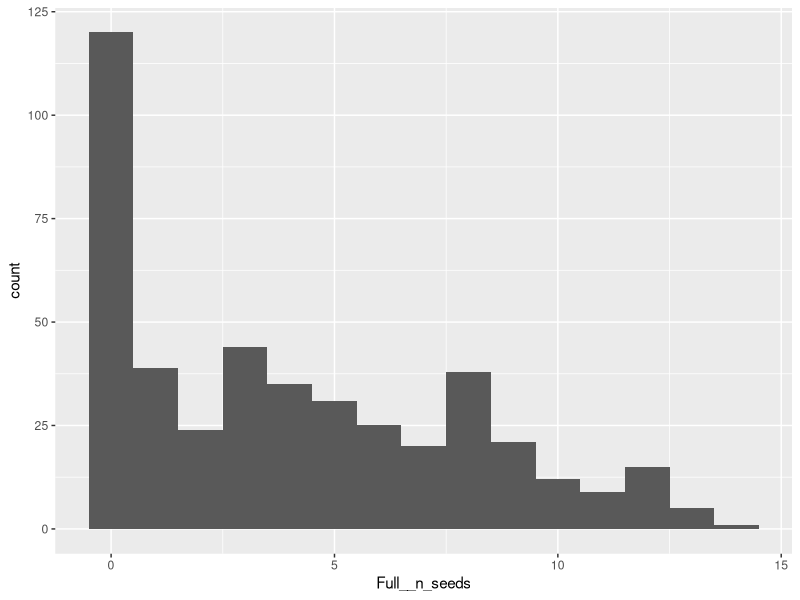
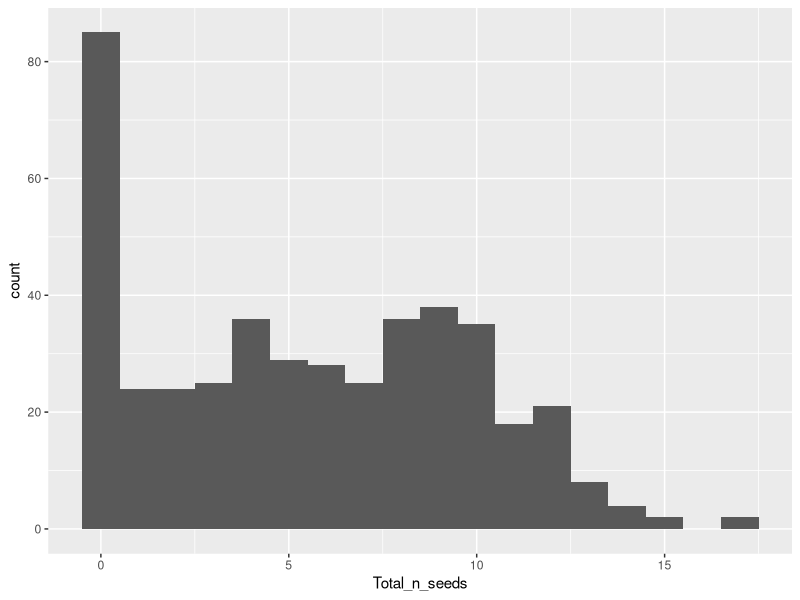
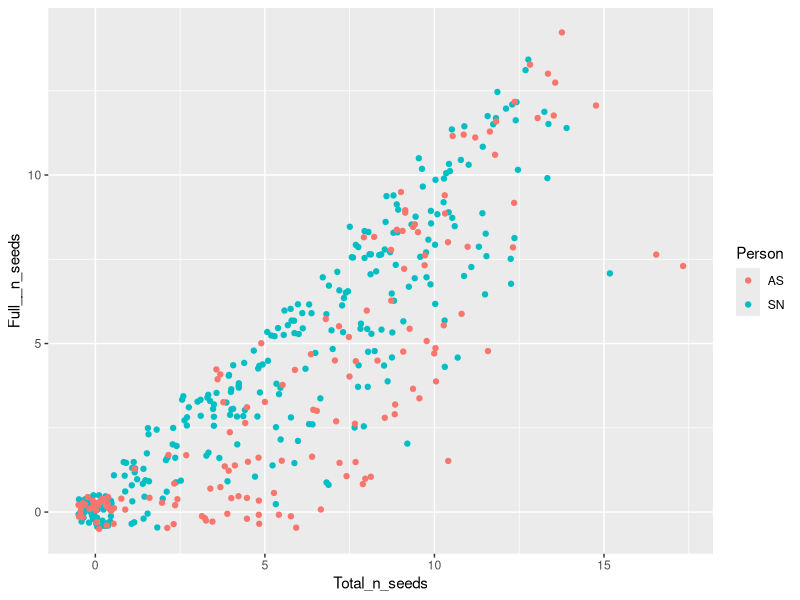
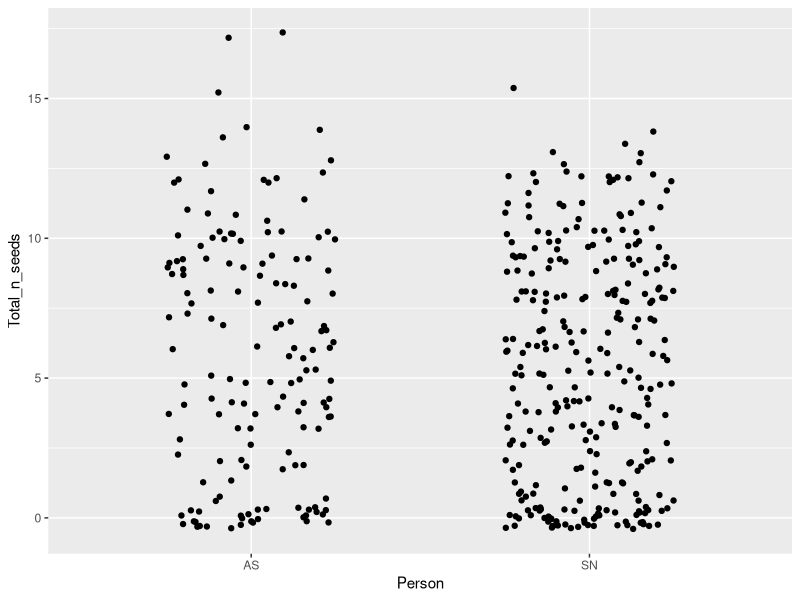
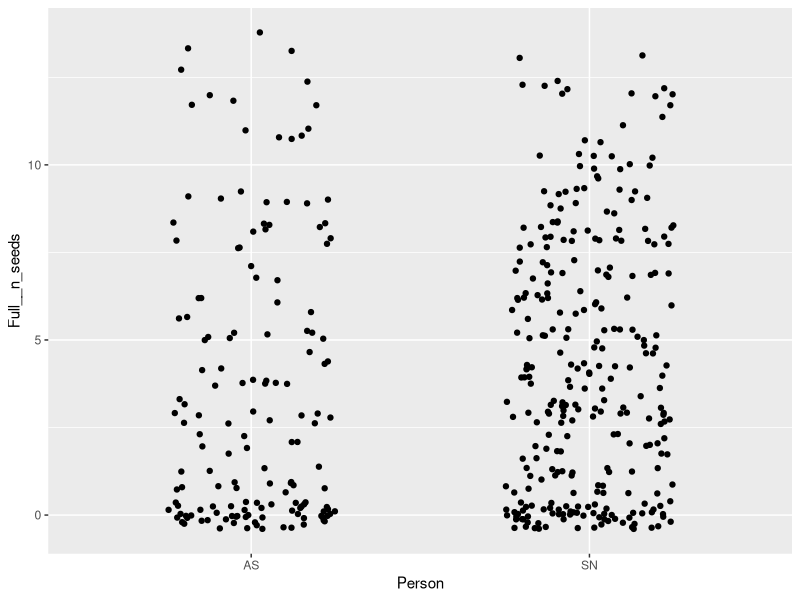
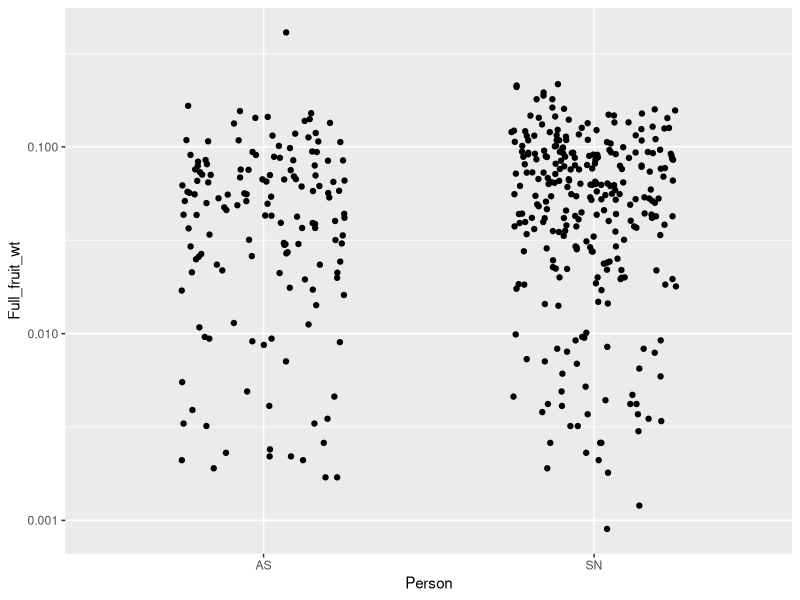
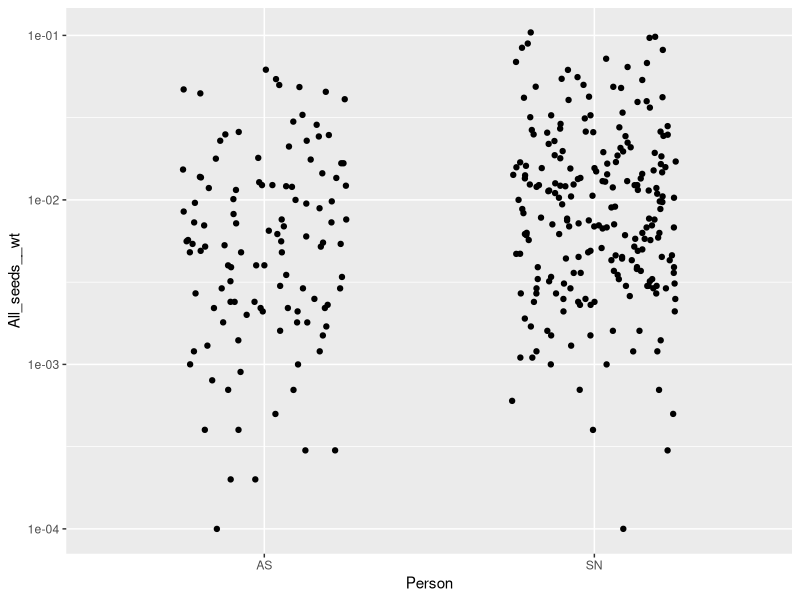
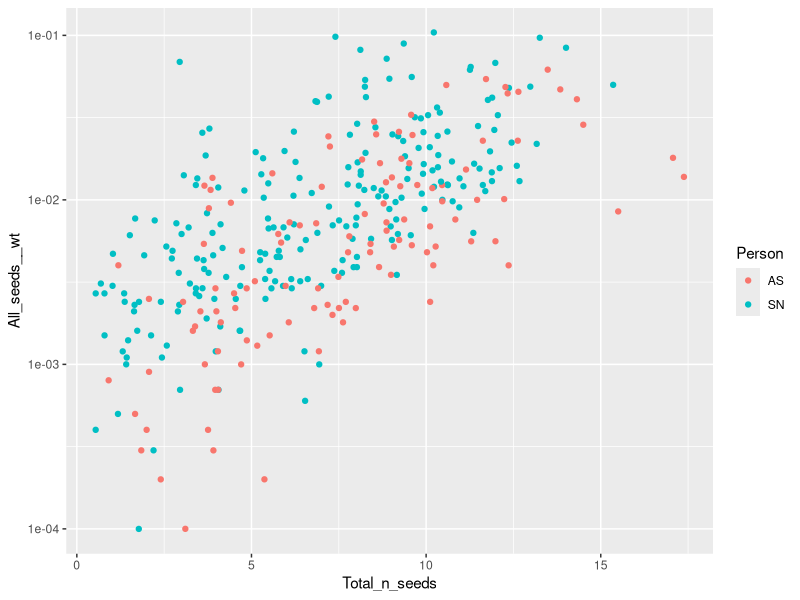

Source code (R) for these figures, in order:
# Annalise completed a lot more of the seed counting and weighing than I expected.
# This is good! Here, I'll look for possible biases to see if anything needs correcting.
# SN - 18 Jan 2023

# Libraries

library(ggplot2)
library(dplyr)
library(tidyr)

# Load in data, gsub out invisible spaces

seed.data = read.csv('data/raw_data/data_2021/seed2021_counts_post-annalise.csv') %>%
  mutate(Date_counted = as.Date(Date_counted, format = '%m/%d/%y'),
         Initials = gsub('\\s', '', Initials))
  

head(seed.data)

# Counts by person

seed.data %>%
  group_by(Initials, Date_counted) %>%
  summarise(n = n()) %>% tail()

seed.data %>%
  mutate(Initials = gsub('\\s', '', Initials)) %>%
  group_by(Initials) %>%
  summarise(n = n())

# I forgot to add in initials before this date...
seed.data2 = seed.data %>% 
  mutate(Person = ifelse(Initials %in% '' & Date_counted < as.Date('2022-10-01'), 'SN', Initials))

# How many per person now? And how many left over
# still 21 left to do but that's 5% of the total
seed.data2 %>%
  group_by(Person) %>%
  summarise(n = n())

# Give me only those done by either of us (still >350)

seed.data3 = seed.data2 %>% filter(Person %in% c('AS', 'SN'))

# Number of seeds per person
glm(Total_n_seeds ~ Person, family = poisson, data = seed.data3) %>%
  summary()
# that's pretty good news...
# not seeing an effect of person on total number of seeds - that's good!

lme4::glmer(Total_n_seeds ~ Person + (1|Tag), family = poisson, data = seed.data3) %>%
  summary()
# yeah after controlling for plant also no effect!

glm(Full__n_seeds ~ Person, family = poisson, data = seed.data3) %>%
  summary()
# Okay I definitely have more seeds

lme4::glmer(Full__n_seeds ~ Person + (1 | Tag), family = poisson, data = seed.data3) %>%
  summary()
# although this differences goes away after controlling for the plant...

# Logistic regression - seems like this is better for classifying empty/full

glm(cbind(Full__n_seeds, Empty_n_seeds) ~ Person, family = binomial,
    data = seed.data3 %>% mutate(Empty_n_seeds = Total_n_seeds - Full__n_seeds)) %>%
  summary()
# Yeah - I am ~2.5x more likely to call it it full than annalise

# Tag-level random effect
lme4::glmer(cbind(Full__n_seeds, Empty_n_seeds) ~ Person + (1 | Tag), 
            family = binomial,
            data = seed.data3 %>% mutate(Empty_n_seeds = Total_n_seeds - Full__n_seeds)) %>%
  summary()
# yeah unquestionably; larger effect size...

### Plots
# (because plots are good too lol)

# what about weights
seed.data3 %>% ggplot(aes(x = Full__n_seeds)) + geom_histogram(binwidth = 1)
# wtf that is so many zeros...

seed.data3 %>% ggplot(aes(x = Total_n_seeds)) + geom_histogram(binwidth = 1)

seed.data3 %>% 
  ggplot(aes(x = Total_n_seeds, y = Full__n_seeds, colour = Person)) +
  geom_point(position = position_jitter(height = 0.5, width = 0.5))
# woof
# wait I'e had 15 seeds...?

seed.data3 %>%
  group_by(Person) %>%
  summarise(Empties = mean(Total_n_seeds > Full__n_seeds, na.rm = TRUE))
# hmm I have a lot more full than her...

seed.data3 %>%
  group_by(Person) %>%
  summarise(Empties = mean(Total_n_seeds > 0 & !Full__n_seeds, na.rm = TRUE))
# oh man he called a lot of these empties...

seed.data3 %>%
  ggplot(aes(x = Person, y = Total_n_seeds)) +
  geom_point(position = position_jitter(width = .25))

seed.data3 %>%
  ggplot(aes(x = Person, y = Full__n_seeds)) +
  geom_point(position = position_jitter(width = .25))
# man a lot of zeros, especially for her (way more for her...)

seed.data3 %>%
  ggplot(aes(x = Person, y = Full_fruit_wt)) +
  scale_y_log10() +
  geom_point(position = position_jitter(width = .25))
# this actually looks okay...

seed.data3 %>%
  filter(All_seeds__wt > 0) %>%
  ggplot(aes(x = Person, y = All_seeds__wt)) +
  scale_y_log10() +
  geom_point(position = position_jitter(width = .25))
# hmm... some slight differences here

seed.data3 %>%
  filter(All_seeds__wt > 0) %>%
  ggplot(aes(x = Total_n_seeds, y = All_seeds__wt, colour = Person)) +
  geom_point(position = position_jitter(width = 0.5)) +
  scale_y_log10()
# yeah does kinda look like seed weights are not so great...
# I should check these out

# Look at log weight PER "FULL" SEED
lme4::lmer(
  logwt.per ~ Person + (1|Tag),
  data = seed.data3 %>%
    filter(All_seeds__wt > 0, Full__n_seeds > 0) %>%
    mutate(logwt.per = log(All_seeds__wt / Full__n_seeds))
  ) %>%
  summary()
# oh that's surprising - would have expected a difference because of the differences...

lm(
  logwt.per ~ Person,
  data = seed.data3 %>%
    filter(All_seeds__wt > 0, Full__n_seeds > 0) %>%
    mutate(logwt.per = log(All_seeds__wt / Full__n_seeds))
) %>%
  summary()
# nice!

# what about dividing by total? total should be a more consistent number...

lme4::lmer(
  logwt.per ~ Person + (1|Tag),
  data = seed.data3 %>%
    filter(All_seeds__wt > 0, Total_n_seeds > 0) %>%
    mutate(logwt.per = log(All_seeds__wt / Total_n_seeds))
) %>%
  summary()
# hmm... so weight per seed divided by total number of seeds does matter some...
# I have more weight per seed
# would expect this to not matter?

lm(
  logwt.per ~ Person,
  data = seed.data3 %>%
    filter(All_seeds__wt > 0, Total_n_seeds > 0) %>%
    mutate(logwt.per = log(All_seeds__wt / Total_n_seeds))
) %>%
  summary()

# hmm... what differences does this make though?
exp(0.621)
# seems kinda like a big number...

# One final one - should just do total seed weights to be safe
# (although what am I actually more likely to be measuring...?
# I guess this is just for super-safety)

lm(
  logwt.per ~ Person,
  data = seed.data3 %>%
    filter(All_seeds__wt > 0, Total_n_seeds > 0) %>%
    mutate(logwt.per = log(All_seeds__wt))
) %>%
  summary()
# yeah that's a difference I have heaver seeds (why?)

####################################################
# Conclusions:
# - Definitely some discrepancies
#     - I am much more likely to call seeds full
#       - as such I think I should go back and re-count seeds... full more improtant
#       - this also means seed weight per full is kinda messed up though even if I didn't see it
#     - No differences in total number of seeds though... I guess this is good?
#     - Not sure what to make of weight differences though...
#       - I say just re-do a subset and compare to her measurements
#     - Lesson for the future... do more thorough training on judgement call-involved tasks!
#

